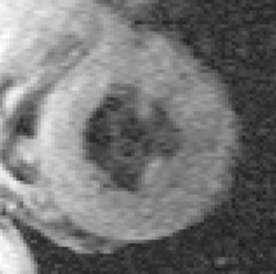
#> input picture pattern recognition/lab1/img.png, 276 x 274 px
$ python test2.py
#> lines starting #> are read from the running program, lines starting #| are printed output that depends on the picture
import numpy as np
import matplotlib.pyplot as plt
from skimage.color import rgb2gray
from skimage.io import imread
from skimage.filters import gaussian
from skimage.segmentation import active_contour

img = imread('img.png')
#> img is the input picture: shape (274, 276, 4); mean R, G, B, A 116.5, 116.5, 116.5, 255
# img = rgb2gray(img)

s = np.linspace(0, 2 * np.pi, 200)
r = 140 + 75 * np.sin(s)
c = 140 + 75 * np.cos(s)
init = np.array([r, c]).T

snake = active_contour(
    gaussian(img, sigma=6, preserve_range=False),
    init,
    alpha=0.015,
    beta=0.1,
    gamma=0.015,
)
#> snake = 200 pairs, first value 95.68 to 188, second value 83.71 to 177.5

fig, ax = plt.subplots(figsize=(7, 7))
ax.imshow(img, cmap=plt.cm.gray)
ax.plot(init[:, 1], init[:, 0], '--r', lw=3)
ax.plot(snake[:, 1], snake[:, 0], '-b', lw=3)
ax.set_xticks([]), ax.set_yticks([])
ax.axis([0, img.shape[1], img.shape[0], 0])

plt.show()
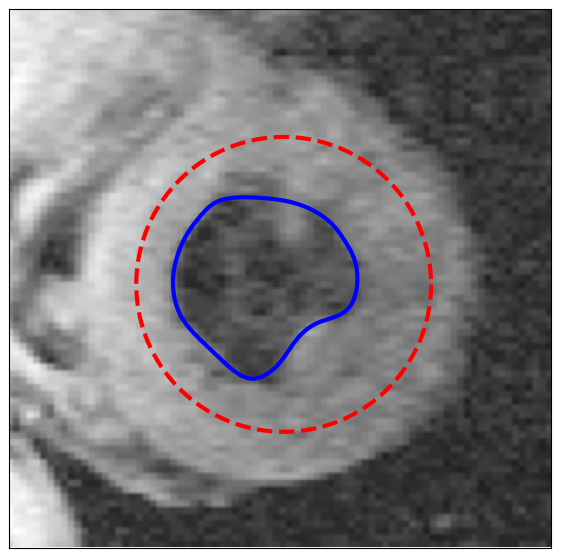
#> figure drawn by matplotlib, 1 panel
